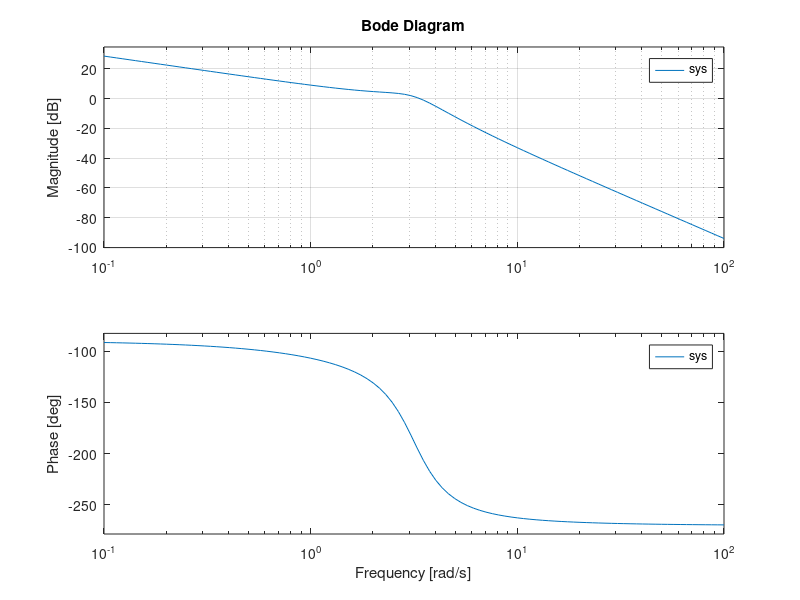

Here is the MATLAB script that generated this plot:
num = [20 80];
den = [1 5 16 30 0];

sys = tf(num,den);
w = logspace(-1,2,100);
bode(sys,w)
grid
[Gm,pm,wcp,wcg] = margin(sys);
GmdB = 20*log10(Gm);
[GmdB pm wcp wcg]



